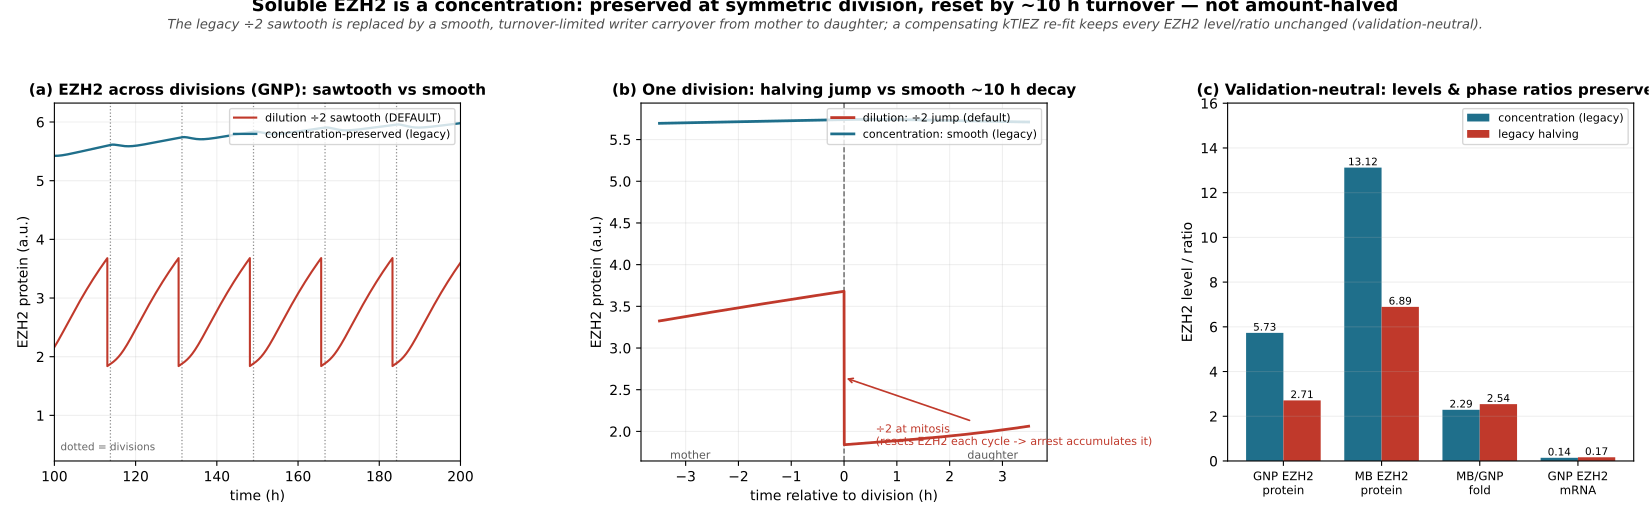

This chart was generated by the following Python code:
"""EZH2 dilution at division: DILUTION convention (with_ezh2_conc=False) is now the DEFAULT (2026-07-19).
Although a soluble protein's CONCENTRATION is nominally preserved at symmetric division (half protein in half
volume; with_ezh2_conc=True), the EXPERIMENTAL fact that an ELONGATED / HU-ARRESTED S ACCUMULATES EZH2 requires
that division DILUTE it -- dividing cells reset EZH2, arrested cells (no division) bank it. So the dilution
convention (discrete EZH2=EZH2/2 at mitosis, paired with low kDeEZ + APC/Cdh1-gated kDeEZ_C1) is the biologically
faithful choice here; the concentration convention preserved EZH2 across division and left the S-elongation boost
FLAT (1.009). This figure contrasts the two: the halving sawtooth (default) vs the smooth concentration carryover.
Legacy note: the concentration convention was default 2026-07-13..07-19.
Historical framing below described concentration as default -- that is superseded.
basis. Because kTlEZ is re-fit (x0.78 -> 0.011771) so the two conventions sit at the SAME mean level, the swap
is validation-NEUTRAL: it only replaces the discontinuous jump with a smooth, turnover-limited (~10 h) decay of
the writer carried from mother to daughter.

Panels:
  (A) EZH2(t) across several divisions, legacy halving (sawtooth) vs concentration-preserved default (smooth),
      overlaid; divisions marked with vertical lines.
  (B) Zoom on ONE division: the discontinuous /2 jump vs the smooth mother->daughter EZH2 carryover (traces
      aligned to each convention's own division at relative t = 0).
  (C) Validation-neutrality: EZH2 levels / phase ratios (GNP level, MB level, MB/GNP fold, within-cycle G2:G1)
      are preserved across the two conventions.

Species: EZH2 (protein), EZH2m (mRNA). The halving lives in the E_div division event.

Run:  ./venv/bin/python simulations/fig_v44_ezh2_concentration.py
"""
import sys, os
sys.path.insert(0, os.path.dirname(os.path.dirname(os.path.abspath(__file__))))
import numpy as np, matplotlib.pyplot as plt, tellurium as te
from src.build_model_v44_heldt import build_model_v44

SEL = ["time", "EZH2", "EZH2m", "Cd", "P21", "aRc", "Dna", "MPF", "mass"]
T_END, N_PTS = 15000, 60000          # dt = 0.25 min -> resolves the discontinuous halving

# ---- two model builds: concentration-preserved (default) vs legacy amount-halving ----
M_CONC = build_model_v44(with_ezh2_conc=True)    # legacy concentration: no halving, kTlEZ re-fit x0.78
M_LEG  = build_model_v44(with_ezh2_conc=False)   # DEFAULT (dilution): EZH2 = EZH2/2 at each mitosis

# ---- conditions ----
GNP = dict(shh=0.5, ptch1=1.0, mycn=1.0, p16=0.0, p18=None, ksyp21=None, p21div=0.6)
MB  = dict(shh=0.5, ptch1=0.1, mycn=2.8, p16=0.306, p18=1.553, ksyp21=0.002, p21div=1.8)


def run(model, cond):
    """Fresh loada per condition (reset() does NOT reset parameters)."""
    rr = te.loada(model)
    rr.integrator.setValue("absolute_tolerance", 1e-8)
    rr.integrator.setValue("relative_tolerance", 1e-6)
    rr.integrator.setValue("maximum_time_step", 5.0)
    rr.integrator.setValue("maximum_num_steps", 2000000)
    rr['SHH'] = cond['shh']; rr['Ptch1_copy_number'] = cond['ptch1']
    rr['MYCN_amplification'] = cond['mycn']; rr['p16'] = cond['p16']
    if cond['p18'] is not None:    rr['p18'] = cond['p18']
    if cond['ksyp21'] is not None: rr['kSyP21'] = cond['ksyp21']
    rr['P21_div'] = cond['p21div']
    return rr.simulate(0, T_END, N_PTS, selections=SEL)


def division_times(res):
    """Divisions via the Dna 1->0 reset (robust to coarse sampling; MPF peaks are too sharp)."""
    t = res['time']; dna = res['Dna']
    idx = np.where((dna[:-1] > 0.9) & (dna[1:] < 0.5))[0]
    return t[idx]


def phase_masks(res, settle=4000):
    """Cell-cycle phase masks on the settled window."""
    t = res['time']; P21 = res['P21']; aRc = res['aRc']; Dna = res['Dna']; MPF = res['MPF']
    s = t >= settle
    in_S  = (aRc > 0.05) & (Dna < 0.98)
    in_G2 = Dna >= 0.98
    in_M  = MPF > 0.3
    preS  = (~in_S) & (~in_G2) & (~in_M)
    G0 = preS & (P21 > 0.1)
    G1 = preS & (P21 <= 0.1)
    return dict(s=s, G0=G0 & s, G1=G1 & s, S=in_S & s, G2=in_G2 & s, preS=preS & s)


def ezh2_stats(res):
    """Mean settled EZH2 protein + mRNA + within-cycle G2:G1 ratio."""
    m = phase_masks(res); EZ = res['EZH2']
    lvl = float(np.mean(EZ[m['s']]))
    mrna = float(np.mean(res['EZH2m'][m['s']]))
    ez_g2 = float(np.mean(EZ[m['G2']])) if m['G2'].sum() else np.nan
    # denominator: interphase pre-S (G1 if present, else G0) -- robust across GNP/MB
    denom_mask = m['G1'] if m['G1'].sum() > 20 else m['preS']
    ez_g1 = float(np.mean(EZ[denom_mask])) if denom_mask.sum() else np.nan
    return dict(lvl=lvl, mrna=mrna, g2g1=(ez_g2 / ez_g1 if ez_g1 and not np.isnan(ez_g1) else np.nan))


# ============================ run the four cases ============================
print("=" * 78)
print("EZH2 CONCENTRATION vs legacy AMOUNT-HALVING at division")
print("=" * 78)
res = {}
for tag, model in [('conc', M_CONC), ('leg', M_LEG)]:
    for cond_name, cond in [('GNP', GNP), ('MB', MB)]:
        res[(tag, cond_name)] = run(model, cond)

stats = {}
for k, r in res.items():
    stats[k] = ezh2_stats(r)
    ndiv = len(division_times(r))
    print(f"  {k[0]:4s} {k[1]:3s}:  EZH2 level={stats[k]['lvl']:.3f}   mRNA={stats[k]['mrna']:.3f}   "
          f"G2:G1={stats[k]['g2g1']:.2f}   divisions={ndiv}")

# MB/GNP folds
fold_conc = stats[('conc', 'MB')]['lvl'] / stats[('conc', 'GNP')]['lvl']
fold_leg  = stats[('leg',  'MB')]['lvl'] / stats[('leg',  'GNP')]['lvl']
print(f"\n  MB/GNP EZH2 fold:   conc={fold_conc:.3f}   legacy={fold_leg:.3f}   (Delta={abs(fold_conc-fold_leg):.3f})")

# ============================ figure ============================
fig, axes = plt.subplots(1, 3, figsize=(16.5, 5.2))

# ---- (A) EZH2(t) over several divisions, GNP, both conventions ----
axA = axes[0]
rC = res[('conc', 'GNP')]; rL = res[('leg', 'GNP')]
tC = rC['time'] / 60.0; tL = rL['time'] / 60.0
divC = division_times(rC) / 60.0
# show a window with several divisions after settling
w0, w1 = 100, 200   # hours
for d in divC[(divC >= w0) & (divC <= w1)]:
    axA.axvline(d, color='0.55', ls=':', lw=0.9, zorder=0)
axA.plot(tL, rL['EZH2'], color='#c0392b', lw=1.5, label='dilution ÷2 sawtooth (DEFAULT)')
axA.plot(tC, rC['EZH2'], color='#1f6f8b', lw=1.7, label='concentration-preserved (legacy)')
axA.set_xlim(w0, w1)
axA.set_xlabel('time (h)'); axA.set_ylabel('EZH2 protein (a.u.)')
axA.set_title('(a) EZH2 across divisions (GNP): sawtooth vs smooth', fontweight='bold', fontsize=11)
axA.legend(fontsize=8, loc='upper right'); axA.grid(alpha=0.2)
axA.text(0.015, 0.03, 'dotted = divisions', transform=axA.transAxes, fontsize=7.5, color='0.4')

# ---- (B) zoom on ONE division, aligned to each convention's own division ----
axB = axes[1]
def aligned_trace(r, target_h=140.0, half=3.5):
    t = r['time'] / 60.0
    dts = division_times(r) / 60.0
    d = dts[np.argmin(np.abs(dts - target_h))]
    m = (t >= d - half) & (t <= d + half)
    return t[m] - d, r['EZH2'][m], d
relC, ezC, dC = aligned_trace(rC)
relL, ezL, dL = aligned_trace(rL)
axB.axvline(0, color='k', ls='--', lw=1.0, alpha=0.6)
axB.plot(relL, ezL, color='#c0392b', lw=2.0, label='dilution: ÷2 jump (default)')
axB.plot(relC, ezC, color='#1f6f8b', lw=2.0, label='concentration: smooth (legacy)')
# annotate the halving jump
jump_hi = ezL[np.argmin(np.abs(relL + 0.05))]
axB.annotate('÷2 at mitosis\n(resets EZH2 each cycle -> arrest accumulates it)', xy=(0, jump_hi * 0.72), xytext=(0.6, jump_hi * 0.5),
             fontsize=8, color='#c0392b',
             arrowprops=dict(arrowstyle='->', color='#c0392b', lw=1.2))
_yb = axB.get_ylim()[0]
axB.text(relL.min() + 0.2, _yb, 'mother', fontsize=8, color='0.35', va='bottom')
axB.text(relL.max() - 0.2, _yb, 'daughter', fontsize=8, color='0.35', va='bottom', ha='right')
axB.set_xlabel('time relative to division (h)'); axB.set_ylabel('EZH2 protein (a.u.)')
axB.set_title('(b) One division: halving jump vs smooth ~10 h decay', fontweight='bold', fontsize=11)
axB.legend(fontsize=8, loc='upper right'); axB.grid(alpha=0.2)

# ---- (C) validation-neutrality bars ----
axC = axes[2]
metrics = ['GNP EZH2\nprotein', 'MB EZH2\nprotein', 'MB/GNP\nfold', 'GNP EZH2\nmRNA']
vals_conc = [stats[('conc', 'GNP')]['lvl'], stats[('conc', 'MB')]['lvl'], fold_conc,
             stats[('conc', 'GNP')]['mrna']]
vals_leg  = [stats[('leg',  'GNP')]['lvl'], stats[('leg',  'MB')]['lvl'], fold_leg,
             stats[('leg',  'GNP')]['mrna']]
x = np.arange(len(metrics)); bw = 0.38
axC.bar(x - bw/2, vals_conc, bw, color='#1f6f8b', label='concentration (legacy)')
axC.bar(x + bw/2, vals_leg,  bw, color='#c0392b', label='legacy halving')
for xi, (vc, vl) in enumerate(zip(vals_conc, vals_leg)):
    axC.text(xi - bw/2, vc, f'{vc:.2f}', ha='center', va='bottom', fontsize=7.5)
    axC.text(xi + bw/2, vl, f'{vl:.2f}', ha='center', va='bottom', fontsize=7.5)
axC.set_xticks(x); axC.set_xticklabels(metrics, fontsize=8.5)
axC.set_ylabel('EZH2 level / ratio')
axC.set_title('(c) Validation-neutral: levels & phase ratios preserved', fontweight='bold', fontsize=11)
axC.legend(fontsize=8, loc='upper right'); axC.grid(alpha=0.2, axis='y')
axC.set_ylim(0, max(vals_conc + vals_leg) * 1.22)

fig.suptitle('Soluble EZH2 is a concentration: preserved at symmetric division, reset by ~10 h turnover — not amount-halved',
             fontsize=13, fontweight='bold', y=1.005)
fig.text(0.5, 0.945,
         'The legacy ÷2 sawtooth is replaced by a smooth, turnover-limited writer carryover from mother to daughter; a compensating kTlEZ re-fit keeps every EZH2 level/ratio unchanged (validation-neutral).',
         ha='center', fontsize=9.5, style='italic', color='0.3')

plt.tight_layout(rect=[0, 0, 1, 0.93])
plt.savefig('simulations/fig_v44_ezh2_concentration.png', dpi=170)
plt.savefig('simulations/fig_v44_ezh2_concentration.pdf')
plt.close()
print("\nSaved: simulations/fig_v44_ezh2_concentration.png / .pdf")
print(f"  panel B aligned divisions:  conc @ {dC:.1f} h,  legacy @ {dL:.1f} h")
